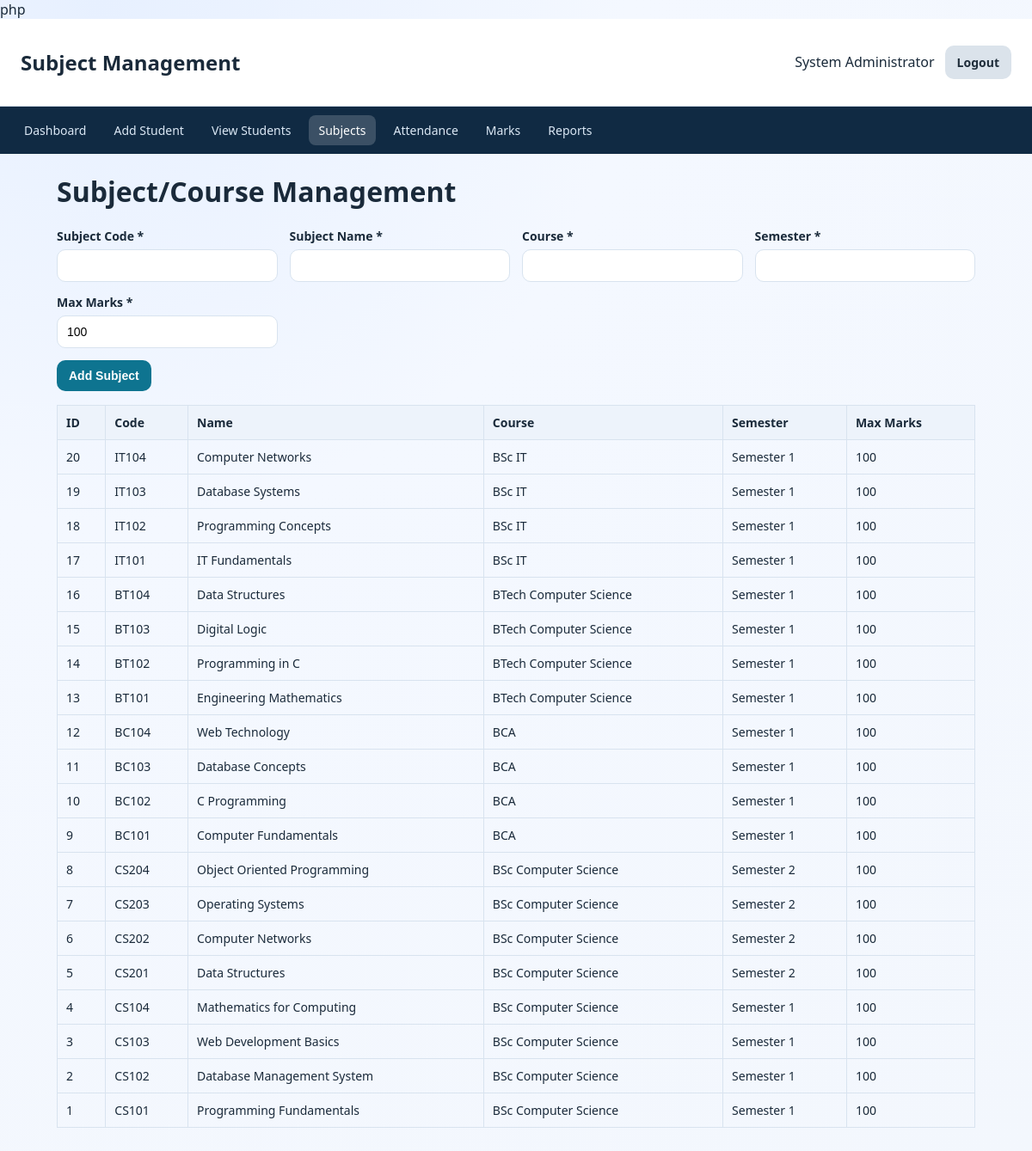
The app's page /subjects.php (signed in) with its own data.
### tables this page shows
CREATE TABLE subjects (
    subject_id INT AUTO_INCREMENT PRIMARY KEY,
    subject_code VARCHAR(20) NOT NULL UNIQUE,
    subject_name VARCHAR(100) NOT NULL,
    course VARCHAR(100) NOT NULL,
    semester VARCHAR(30) NOT NULL,
    max_marks INT NOT NULL DEFAULT 100,
    created_at TIMESTAMP DEFAULT CURRENT_TIMESTAMP
);

### db_connect.php (called while the page is built, shortened)
<?php
function h($value)
{
    return htmlspecialchars((string) $value, ENT_QUOTES, 'UTF-8');
}

### subjects.php (the view, shortened to what this page needs)
<?php
require_once 'db_connect.php';
$subjects = $conn->query('SELECT * FROM subjects ORDER BY subject_id DESC');
?>
<!DOCTYPE html>
<html lang="en">
<head>
    <link rel="stylesheet" href="style.css">
</head>
<body>
    <header class="topbar">
        <h2>Subject Management</h2>
        <div class="topbar-right">
            <span><?php echo h($_SESSION['admin_name'] ?? 'Admin'); ?></span>
            <a href="logout.php" class="btn btn-secondary">Logout</a>
        </div>
    </header>
    <nav class="navbar">
        <a href="dashboard.php">Dashboard</a>
        <a href="add_student.php">Add Student</a>
        <a href="view_students.php">View Students</a>
        <a href="subjects.php" class="active">Subjects</a>
        <a href="attendance.php">Attendance</a>
        <a href="add_marks.php">Marks</a>
        <a href="report.php">Reports</a>
    </nav>
    <main class="container">
        <h1>Subject/Course Management</h1>
        <form method="post" class="card form-grid needs-validation" novalidate>
            <div>
                <label for="subject_code">Subject Code *</label>
                <input type="text" id="subject_code" name="subject_code" value="<?php echo h($_POST['subject_code'] ?? ''); ?>" required>
            </div>
            <div>
                <label for="subject_name">Subject Name *</label>
                <input type="text" id="subject_name" name="subject_name" value="<?php echo h($_POST['subject_name'] ?? ''); ?>" required>
            </div>
            <div>
                <label for="course">Course *</label>
                <input type="text" id="course" name="course" value="<?php echo h($_POST['course'] ?? ''); ?>" required>
            </div>
            <div>
                <label for="semester">Semester *</label>
                <input type="text" id="semester" name="semester" value="<?php echo h($_POST['semester'] ?? ''); ?>" required>
            </div>
            <div>
                <label for="max_marks">Max Marks *</label>
                <input type="number" id="max_marks" name="max_marks" min="1" value="<?php echo h($_POST['max_marks'] ?? '100'); ?>" required>
            </div>
            <div class="full-width">
                <button type="submit" class="btn btn-primary">Add Subject</button>
            </div>
        </form>
        <div class="card table-wrapper">
            <table>
                <thead>
                    <tr>
                        <th>ID</th>
                        <th>Code</th>
                        <th>Name</th>
                        <th>Course</th>
                        <th>Semester</th>
                        <th>Max Marks</th>
                    </tr>
                </thead>
                <tbody>
                    <?php if ($subjects && $subjects->num_rows > 0): ?>
                        <?php while ($row = $subjects->fetch_assoc()): ?>
                            <tr>
                                <td><?php echo (int) $row['subject_id']; ?></td>
                                <td><?php echo h($row['subject_code']); ?></td>
                                <td><?php echo h($row['subject_name']); ?></td>
                                <td><?php echo h($row['course']); ?></td>
                                <td><?php echo h($row['semester']); ?></td>
                                <td><?php echo (int) $row['max_marks']; ?></td>
                            </tr>
                        <?php endwhile; ?>
                    <?php else: ?>
                        <tr>
                            <td colspan="6">No subjects available.</td>
                        </tr>
                    <?php endif; ?>
                </tbody>
            </table>
        </div>
    </main>
</body>
</html>

### style.css (style rules this page uses)
:root { --bg: #f3f7fd; --surface: #ffffff; --text: #1a2a3a; --muted: #5b6b7b; --primary: #0e7490; --primary-dark: #0a596f; --secondary: #334155; --danger: #b91c1c; --border: #d8e3ef; --success: #166534; --shadow: 0 8px 30px rgba(15, 23, 42, 0.08); }
* { box-sizing: border-box; }
body { margin: 0; font-family: "Segoe UI", Tahoma, Geneva, Verdana, sans-serif; color: var(--text); background: radial-gradient(circle at 10% 0%, #e7f0ff 0%, #f4f8ff 35%, #f3f7fd 100%); }
label { display: block; margin-bottom: 6px; font-size: 14px; font-weight: 600; }
input, select, textarea { width: 100%; padding: 10px 11px; border: 1px solid var(--border); border-radius: 10px; font-size: 14px; }
table { width: 100%; border-collapse: collapse; font-size: 14px; }
table th, table td { border: 1px solid var(--border); padding: 10px; text-align: left; }
table th { background: #edf3fb; }
.topbar { background: var(--surface); padding: 14px 24px; display: flex; justify-content: space-between; align-items: center; border-bottom: 1px solid var(--border); position: sticky; top: 0; z-index: 20; }
.topbar-right { display: flex; align-items: center; gap: 12px; }
.navbar { background: #102a43; padding: 10px 16px; display: flex; gap: 8px; flex-wrap: wrap; }
.navbar a { color: #dbe8f5; text-decoration: none; padding: 8px 12px; border-radius: 8px; font-size: 14px; }
.navbar a:hover, .navbar a.active { background: rgba(255, 255, 255, 0.18); color: #fff; }
.container { max-width: 1100px; margin: 22px auto; padding: 0 16px 24px; }
.form-grid { display: grid; grid-template-columns: repeat(auto-fit, minmax(220px, 1fr)); gap: 14px; }
.full-width { grid-column: 1 / -1; }
.btn { border: 0; border-radius: 10px; padding: 10px 14px; text-decoration: none; cursor: pointer; font-weight: 700; display: inline-block; font-size: 14px; }
.btn-primary { background: var(--primary); color: #fff; }
.btn-secondary { background: #dbe3eb; color: #1f2d3a; }
.table-wrapper { overflow-x: auto; }

### records on screen
subjects: subject_id "20", subject_code "IT104", subject_name "Computer Networks", course "BSc IT", semester "Semester 1", max_marks "100"
subjects: subject_id "19", subject_code "IT103", subject_name "Database Systems", course "BSc IT", semester "Semester 1", max_marks "100"
subjects: subject_id "18", subject_code "IT102", subject_name "Programming Concepts", course "BSc IT", semester "Semester 1", max_marks "100"
subjects: subject_id "17", subject_code "IT101", subject_name "IT Fundamentals", course "BSc IT", semester "Semester 1", max_marks "100"
subjects: subject_id "16", subject_code "BT104", subject_name "Data Structures", course "BTech Computer Science", semester "Semester 1", max_marks "100"
subjects: subject_id "15", subject_code "BT103", subject_name "Digital Logic", course "BTech Computer Science", semester "Semester 1", max_marks "100"
subjects: subject_id "14", subject_code "BT102", subject_name "Programming in C", course "BTech Computer Science", semester "Semester 1", max_marks "100"
subjects: subject_id "13", subject_code "BT101", subject_name "Engineering Mathematics", course "BTech Computer Science", semester "Semester 1", max_marks "100"
subjects: subject_id "12", subject_code "BC104", subject_name "Web Technology", course "BCA", semester "Semester 1", max_marks "100"
subjects: subject_id "11", subject_code "BC103", subject_name "Database Concepts", course "BCA", semester "Semester 1", max_marks "100"
subjects: subject_id "10", subject_code "BC102", subject_name "C Programming", course "BCA", semester "Semester 1", max_marks "100"
subjects: subject_id "9", subject_code "BC101", subject_name "Computer Fundamentals", course "BCA", semester "Semester 1", max_marks "100"
subjects: subject_id "8", subject_code "CS204", subject_name "Object Oriented Programming", course "BSc Computer Science", semester "Semester 2", max_marks "100"
subjects: subject_id "7", subject_code "CS203", subject_name "Operating Systems", course "BSc Computer Science", semester "Semester 2", max_marks "100"
subjects: subject_id "6", subject_code "CS202", subject_name "Computer Networks", course "BSc Computer Science", semester "Semester 2", max_marks "100"
subjects: subject_id "5", subject_code "CS201", subject_name "Data Structures", course "BSc Computer Science", semester "Semester 2", max_marks "100"
subjects: subject_id "4", subject_code "CS104", subject_name "Mathematics for Computing", course "BSc Computer Science", semester "Semester 1", max_marks "100"
subjects: subject_id "3", subject_code "CS103", subject_name "Web Development Basics", course "BSc Computer Science", semester "Semester 1", max_marks "100"
subjects: subject_id "2", subject_code "CS102", subject_name "Database Management System", course "BSc Computer Science", semester "Semester 1", max_marks "100"
subjects: subject_id "1", subject_code "CS101", subject_name "Programming Fundamentals", course "BSc Computer Science", semester "Semester 1", max_marks "100"

### other values on screen
$_SESSION['admin_name'] "System Administrator"
